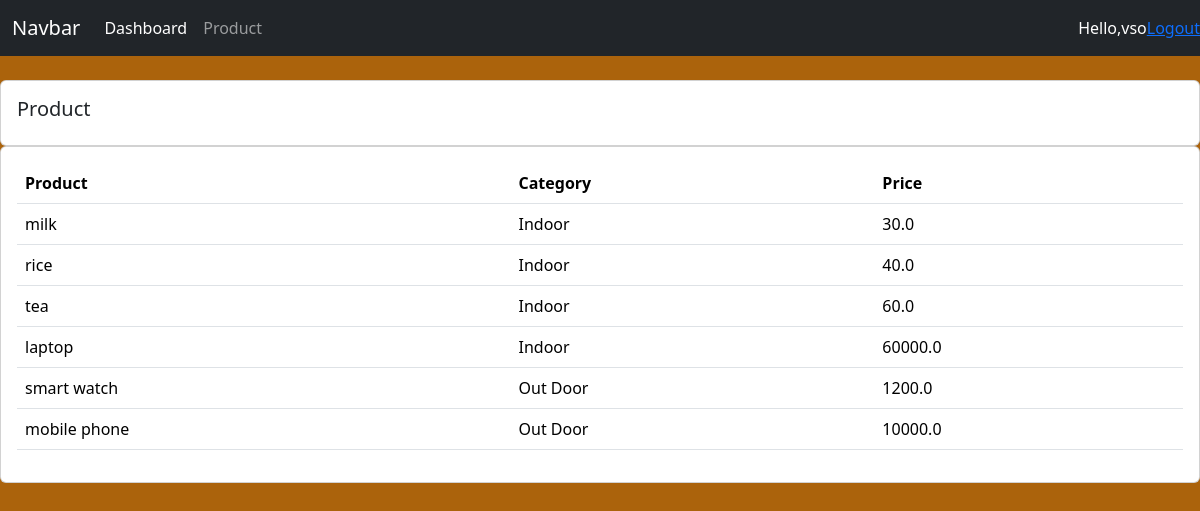
/product/ (signed in), run on the app's committed database.
### person/models.py (models this page shows, shortened)
class Product(models.Model):
    CATEGORY=(
        ('Indoor','Indoor'),
        ('Out Door','Out Door')
    )
    name=models.CharField(max_length=200,null=True)
    price=models.FloatField(null=True)
    category=models.CharField(max_length=200,null=True,choices=CATEGORY)
    description=models.CharField(max_length=200,null=True,blank=True)
    date_created=models.DateTimeField(auto_now_add=True,null=True)
    tags=models.ManyToManyField(Tag)

### person/views.py (the view)
# urls.py: path('product/',views.pro,name='product'),
def pro(request):
    product = Product.objects.all()
    context = {'product':product}
    return render(request, 'person/product.html', context)

### templates/person/product.html
{% extends 'base.html' %}
{% block content %}
<br>
<div class="row">
    <div class="col-md">
        <div class="card card-body">
            <h5> Product</h5>
        </div>
        <div class="card card-body">
            <table class=" table">
                <tr>
                    <th>Product</th>
                    <th>Category</th>
                    <th>Price</th>
                </tr>
                {% for i in product %}
                <tr>
                    <td>{{i.name}}</td>
                    <td>{{i.category}}</td>
                    <td>{{i.price}}</td>
                </tr>
                {% endfor %}
            </table>
        </div>
    </div>
</div>
{% endblock %}

### templates/navbar.html (shortened to what this page needs)
<nav class="navbar navbar-expand-lg navbar-dark bg-dark">
    <div class="container-fluid">
      <a class="navbar-brand" href="#">Navbar</a>
      <div class="collapse navbar-collapse" id="navbarNav">
        <ul class="navbar-nav">
          <li class="nav-item">
            <a class="nav-link active" aria-current="page" href="{% url 'dashboard' %}">Dashboard</a>
          </li>
          <li class="nav-item">
            <a class="nav-link" href="{% url 'product' %}">Product</a>
          </li>
        </ul>
      </div>
    </div>
    <span class="hello-msg"style="color:white">Hello,{{request.user}}</span>
    <span><a href="{% url 'logout'%}" class="hello-msg">Logout</a></span>
  </nav>

### static/css/mystyle.css (style rules this page uses)
body { background-color:rgb(171, 99, 12); }

### data on the page
Product: name "milk", category "Indoor", price "30.0"
Product: name "rice", category "Indoor", price "40.0"
Product: name "tea", category "Indoor", price "60.0"
Product: name "laptop", category "Indoor", price "60000.0"
Product: name "smart watch", category "Out Door", price "1200.0"
Product: name "mobile phone", category "Out Door", price "10000.0"

### other printed values
{{ request.user }} "vso"
